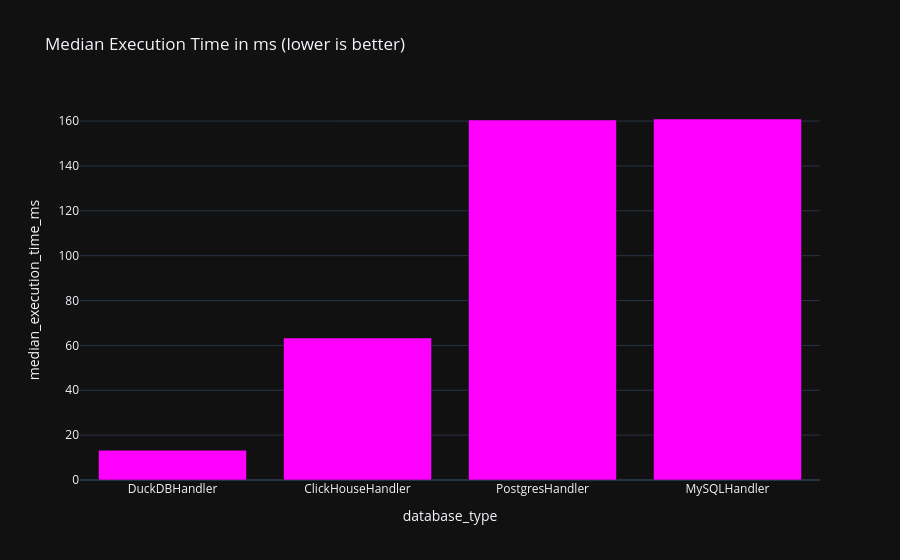

The code cell stored with this chart in its notebook:
### Code cell
# define dark theme
template = 'plotly_dark'

# create a ploty viz 
median_execution_time_plot = px.bar(
    execution_time, 
    x='database_type', 
    y='median_execution_time_ms',
    title='Median Execution Time in ms (lower is better)',
    template=template,
    #barmode='group',
)

median_execution_time_plot.update_traces(
    marker=
        {'color':'magenta'}
    
    )
median_execution_time_plot.show()

### Figure 1 — Plotly figure (JSON) as saved in the notebook; plotly's stock layout.template omitted (floating-point values rounded to 4 significant figures)
{"data": [{"hovertemplate": "database_type=%{x}<br>median_execution_time_ms=%{y}<extra></extra>", "legendgroup": "", "marker": {"color": "magenta", "pattern": {"shape": ""}}, "name": "", "orientation": "v", "showlegend": false, "textposition": "auto", "type": "bar", "x": ["DuckDBHandler", "ClickHouseHandler", "PostgresHandler", "MySQLHandler"], "xaxis": "x", "y": [13.28, 63.32, 160.5, 160.9], "yaxis": "y"}], "layout": {"barmode": "relative", "legend": {"tracegroupgap": 0}, "title": {"text": "Median Execution Time in ms (lower is better)"}, "xaxis": {"anchor": "y", "domain": [0, 1], "title": {"text": "database_type"}}, "yaxis": {"anchor": "x", "domain": [0, 1], "title": {"text": "median_execution_time_ms"}}}}
